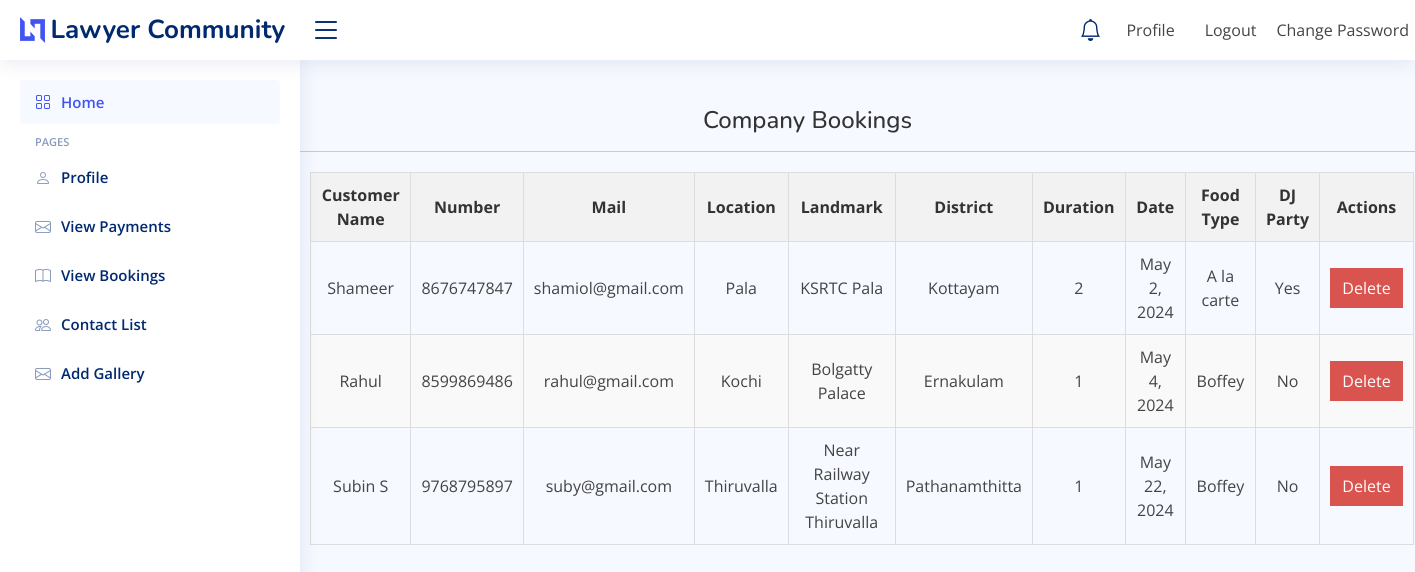
/company/bookings/ (signed in), run on the app's committed database.
### event_app/models.py (models this page shows, shortened)
class Booking(models.Model):
    company_name = models.ForeignKey(User, on_delete=models.CASCADE)
    comp_cat = models.ForeignKey(CompanyProfile, on_delete=models.CASCADE)
    customer_name = models.CharField(max_length=100, null=True)
    customer_number = models.CharField(max_length=15, null=True)
    customer_email = models.EmailField()
    district = models.CharField(max_length=100, null=True)
    location = models.CharField(max_length=200, null=True)
    landmark = models.CharField(max_length=200, null=True)
    date = models.DateField()
    duration = models.PositiveIntegerField(null=True)
    food_type_choices = [
        ('Boffey', 'Boffey'),
        ('A la carte', 'A la carte'),
        ('Default', 'Default'),
    ]
    food_type = models.CharField(max_length=20, choices=food_type_choices)
    dj_party_needed = models.BooleanField(default=False)

### event_app/views.py (the view)
# urls.py: path('company/bookings/', views.company_bookings, name='company_bookings'),
@login_required
def company_bookings(request):
    company_profile = get_object_or_404(CompanyProfile, user=request.user)
    bookings = Booking.objects.filter(company_name=company_profile.user)
    return render(request, 'company_bookings.html', {'company_bookings': bookings})

### templates/company_bookings.html (shortened to what this page needs)
{% extends 'event_export/company_base.html' %}
{% block content %}
<head>
</head>
<body><br><br><br><br>
    <h4>Company Bookings</h4><hr>
{% if company_bookings %}
    <table>
        <thead>
            <tr>
                <th>Customer Name</th>
                <th>Number</th>
                <th>Mail</th>
                <th>Location</th>
                <th>Landmark</th>
                <th>District</th>
                <th>Duration</th>
                <th>Date</th>
                <th>Food Type</th>
                <th>DJ Party</th>
                <th>Actions</th>
            </tr>
        </thead>
        <tbody>
            {% for booking in company_bookings %}
            <tr>
                <td>{{ booking.customer_name }}</td>
                <td>{{ booking.customer_number }}</td>
                <td>{{ booking.customer_email }}
                <td>{{ booking.location }}</td>
                <td>{{ booking.landmark }}</td>
                <td>{{ booking.district }}</td>
                <td>{{ booking.duration }}</td>
                <td>{{ booking.date }}</td>
                <td>{{ booking.food_type }}</td>
<td>{% if booking.dj_party_needed %}Yes{% else %}No{% endif %}</td>
                <td>
                    <form action="{% url 'delete_booking' booking.id %}" method="post" onsubmit="confirmDelete(this); return false;">
                        <button type="submit">Delete</button>
                    </form>
                </td>
            </tr>
            {% endfor %}
        </tbody>
    </table>
{% else %}
<p>You Have No Bookings As of Now..</p>
{% endif %}
</body>
{% endblock %}

### static/assets/css/style.css (style rules this page uses)
:root { scroll-behavior: smooth; }
body { font-family: "Open Sans", sans-serif; background: #f6f9ff; color: #444444; }
h1, h2, h3, h4, h5, h6 { font-family: "Nunito", sans-serif; }

### templates/company_bookings.html (style rules this page uses)
h4 { margin-left: 200px; color: #333; text-align: center; margin-top: 10px; }
table { margin-left: 310px; width: 78%; border-collapse: collapse; margin-top: 20px; }
th, td { border: 1px solid #ddd; padding: 10px; text-align: center; }
th { background-color: #f2f2f2; color: #333; }
tbody tr:nth-child(even) { background-color: #f9f9f9; }
button { background-color: #d9534f; color: #fff; border: none; padding: 8px 12px; cursor: pointer; }

### data on the page
Booking: customer_name "Shameer", customer_number "8676747847", customer_email "shamiol@gmail.com", location "Pala", landmark "KSRTC Pala", district "Kottayam", duration "2", date "May 2, 2024", food_type "A la carte", dj_party_needed "Yes"
Booking: customer_name "Rahul", customer_number "8599869486", customer_email "rahul@gmail.com", location "Kochi", landmark "Bolgatty Palace", district "Ernakulam", duration "1", date "May 4, 2024", food_type "Boffey", dj_party_needed "No"
Booking: customer_name "Subin S", customer_number "9768795897", customer_email "suby@gmail.com", location "Thiruvalla", landmark "Near Railway Station Thiruvalla", district "Pathanamthitta", duration "1", date "May 22, 2024", food_type "Boffey", dj_party_needed "No"
